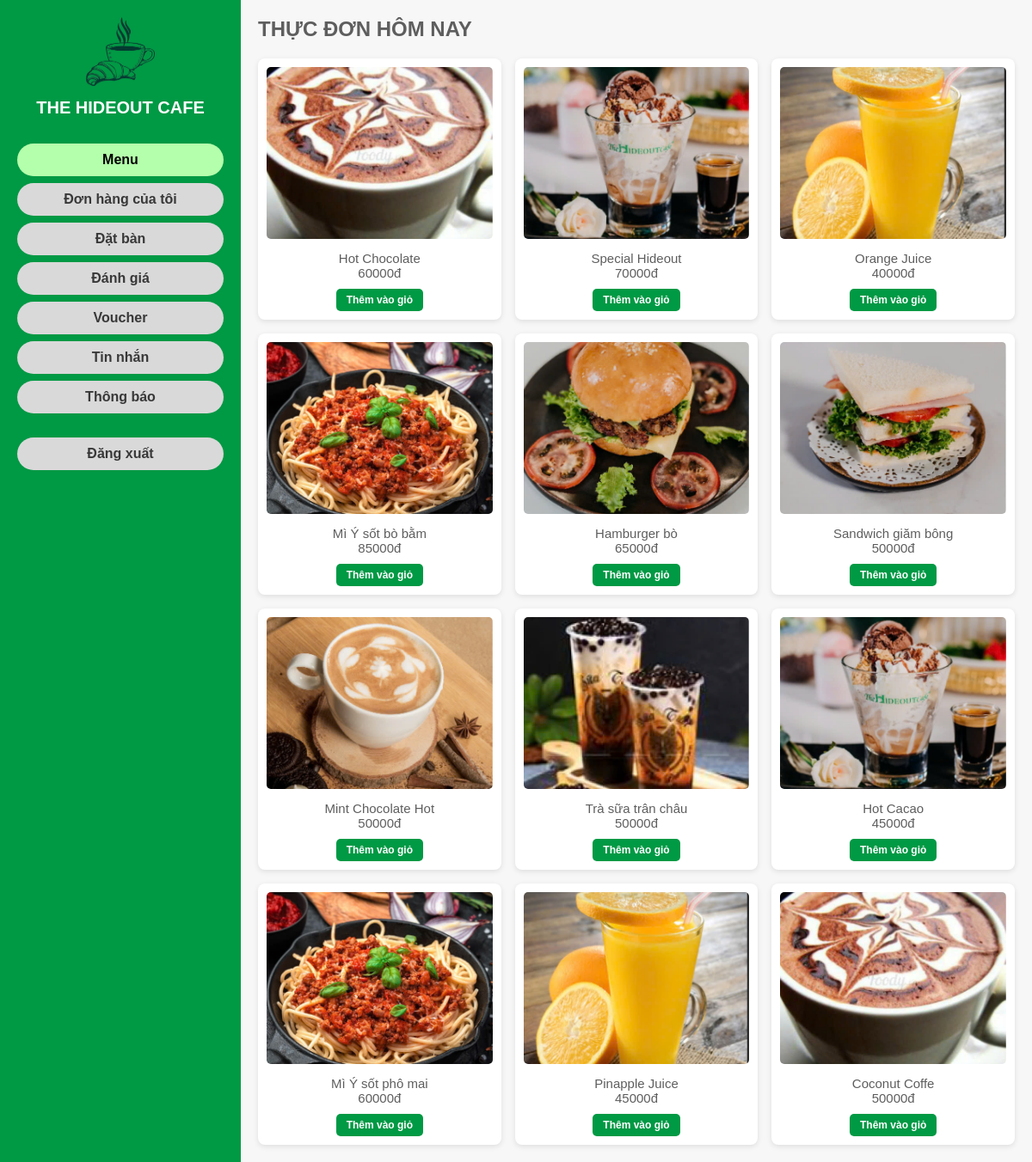
The app's page /menu/khachhang/ (signed in) with its own data.
### myapp/models.py (models this page shows, shortened)
class ThucDon(models.Model):
    ma_mon = models.AutoField(primary_key=True)
    ten_mon = models.CharField(max_length=100)
    gia_tien = models.DecimalField(max_digits=10, decimal_places=0)
    hinh_anh = models.ImageField(upload_to='hinh_anh_mon_an/', null=True, blank=True)
    ngay_tao = models.DateTimeField(auto_now_add=True)
    da_an = models.BooleanField(default=False)
    class Meta:
        verbose_name = "Thực Đơn"
        verbose_name_plural = "Thực Đơn"

### myapp/views.py (the view)
# urls.py: path('menu/khachhang/', views.menu_khachhang, name='menu_khachhang'),
@login_required
def menu_khachhang(request):
    if request.user.vai_tro != 'khach_hang':
        return HttpResponse("Bạn không có quyền truy cập trang này.", status=403)
    thuc_don = ThucDon.objects.filter(da_an=False)  # Chỉ hiển thị món không ẩn
    return render(request, 'menu_khachhang.html', {'thuc_don': thuc_don})

### myapp/templates/menu_khachhang.html (shortened to what this page needs)
{% load static %}
<!DOCTYPE html>
<html lang="en">
<head>
</head>
<body>
  <div class="sidebar">
    <div class="logo">
      <img src="{% static 'images/logo-removebg-preview.png' %}" alt="Logo" />
      <div class="logo-name">THE HIDEOUT CAFE</div>
    </div>
    <div class="nav-menu">
      <div class="nav-item active">Menu</div>
      <div class="nav-item">Đơn hàng của tôi</div>
      <div class="nav-item">Đặt bàn</div>
      <div class="nav-item">Đánh giá</div>
      <div class="nav-item">Voucher</div>
      <div class="nav-item">Tin nhắn</div>
      <div class="nav-item">Thông báo</div>
      <div class="nav-item" style="margin-top: 20px; font-weight: 700;">
        <a href="{% url 'logout' %}" style="text-decoration: none; color: inherit;">Đăng xuất</a>
      </div>
    </div>
  </div>
  <div class="main-content">
    <div class="menu-header">
      <h1>THỰC ĐƠN HÔM NAY</h1>
    </div>
    <div class="menu-grid">
      {% for mon in thuc_don %}
      <div class="menu-item" data-id="{{ mon.ma_mon }}">
        <img src="{{ mon.hinh_anh.url|default:'/static/images/default.jpg' }}" alt="{{ mon.ten_mon }}">
        <div class="item-name">{{ mon.ten_mon }}<br>{{ mon.gia_tien }}đ</div>
        <div class="actions">
          <form method="POST" action="{% url 'add_to_cart' %}">
            <button type="submit" class="add-to-cart-btn">Thêm vào giỏ</button>
          </form>
        </div>
      </div>
      {% empty %}
      <p>Chưa có món nào trong thực đơn.</p>
      {% endfor %}
    </div>
  </div>
</body>
</html>

### myapp/templates/menu_khachhang.html (style rules this page uses)
* { box-sizing: border-box; margin: 0; padding: 0; font-family: Arial, sans-serif; }
body { display: flex; flex-direction: row; height: 100vh; background: #f7f7f7; }
.sidebar { width: 280px; background: #009944; padding: 20px; display: flex; flex-direction: column; }
.logo { text-align: center; margin-bottom: 30px; }
.logo img { width: 80px; height: 80px; margin-bottom: 10px; }
.logo-name { color: white; font-size: 20px; font-weight: 600; }
.nav-menu { display: flex; flex-direction: column; gap: 8px; }
.nav-item { background: #d9d9d9; padding: 10px; border-radius: 20px; text-align: center; color: #383838; font-weight: 600; transition: all 0.3s; cursor: pointer; }
.nav-item:hover, .nav-item.active { background: #b4ffab; color: #000; }
.main-content { flex: 1; padding: 20px; overflow-y: auto; }
.menu-header { display: flex; justify-content: space-between; align-items: center; margin-bottom: 20px; }
.menu-header h1 { color: #5e5e5e; font-size: 24px; font-weight: 700; }
.menu-grid { display: grid; grid-template-columns: repeat(auto-fit, minmax(230px, 1fr)); gap: 16px; }
.menu-item { background: white; border-radius: 8px; padding: 10px; text-align: center; box-shadow: 0 2px 6px rgba(0, 0, 0, 0.1); transition: 0.3s; }
.menu-item img { width: 100%; height: 200px; object-fit: cover; border-radius: 5px; }
.menu-item .item-name { margin-top: 10px; font-size: 15px; font-weight: 500; color: #5e5e5e; }
.menu-item .actions { display: flex; justify-content: center; gap: 10px; margin-top: 10px; }
.add-to-cart-btn { background: #009944; color: white; padding: 6px 12px; border-radius: 5px; font-size: 12px; font-weight: 700; border: none; cursor: pointer; transition: 0.3s; }

### records on screen
ThucDon: hinh_anh (picture), ten_mon "Hot Chocolate", gia_tien "60000"
ThucDon: hinh_anh (picture), ten_mon "Special Hideout", gia_tien "70000"
ThucDon: hinh_anh (picture), ten_mon "Orange Juice", gia_tien "40000"
ThucDon: hinh_anh (picture), ten_mon "Mì Ý sốt bò bằm", gia_tien "85000"
ThucDon: hinh_anh (picture), ten_mon "Hamburger bò", gia_tien "65000"
ThucDon: hinh_anh (picture), ten_mon "Sandwich giăm bông", gia_tien "50000"
ThucDon: hinh_anh (picture), ten_mon "Mint Chocolate Hot", gia_tien "50000"
ThucDon: hinh_anh (picture), ten_mon "Trà sữa trân châu", gia_tien "50000"
ThucDon: hinh_anh (picture), ten_mon "Hot Cacao", gia_tien "45000"
ThucDon: hinh_anh (picture), ten_mon "Mì Ý sốt phô mai", gia_tien "60000"
ThucDon: hinh_anh (picture), ten_mon "Pinapple Juice", gia_tien "45000"
ThucDon: hinh_anh (picture), ten_mon "Coconut Coffe", gia_tien "50000"
